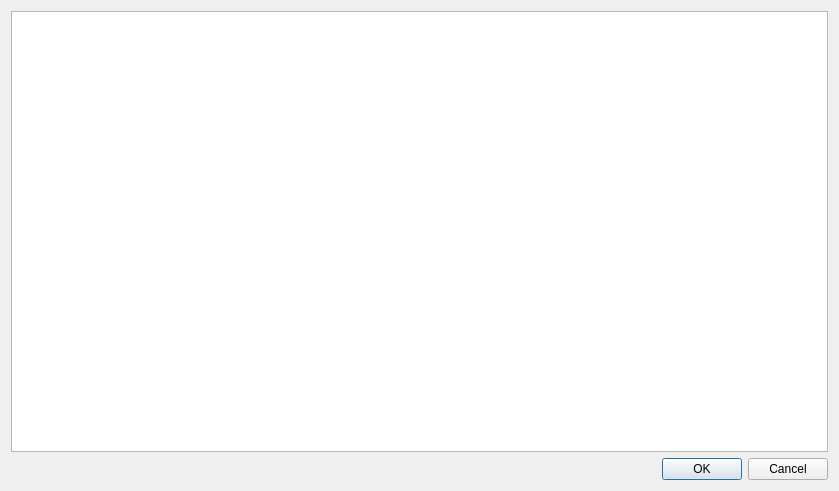
<?xml version="1.0" encoding="UTF-8"?>
<ui version="4.0">
 <class>DlgTrains</class>
 <widget class="QDialog" name="DlgTrains">
  <property name="geometry">
   <rect>
    <x>0</x>
    <y>0</y>
    <width>839</width>
    <height>491</height>
   </rect>
  </property>
  <property name="windowTitle">
   <string>Поезда</string>
  </property>
  <layout class="QVBoxLayout" name="verticalLayout">
   <item>
    <widget class="QTableWidget" name="tableTrains"/>
   </item>
   <item>
    <widget class="QDialogButtonBox" name="buttonBox">
     <property name="orientation">
      <enum>Qt::Horizontal</enum>
     </property>
     <property name="standardButtons">
      <set>QDialogButtonBox::Cancel|QDialogButtonBox::Ok</set>
     </property>
    </widget>
   </item>
  </layout>
 </widget>
 <resources/>
 <connections>
  <connection>
   <sender>buttonBox</sender>
   <signal>accepted()</signal>
   <receiver>DlgTrains</receiver>
   <slot>accept()</slot>
   <hints>
    <hint type="sourcelabel">
     <x>248</x>
     <y>254</y>
    </hint>
    <hint type="destinationlabel">
     <x>157</x>
     <y>274</y>
    </hint>
   </hints>
  </connection>
  <connection>
   <sender>buttonBox</sender>
   <signal>rejected()</signal>
   <receiver>DlgTrains</receiver>
   <slot>reject()</slot>
   <hints>
    <hint type="sourcelabel">
     <x>316</x>
     <y>260</y>
    </hint>
    <hint type="destinationlabel">
     <x>286</x>
     <y>274</y>
    </hint>
   </hints>
  </connection>
 </connections>
</ui>
